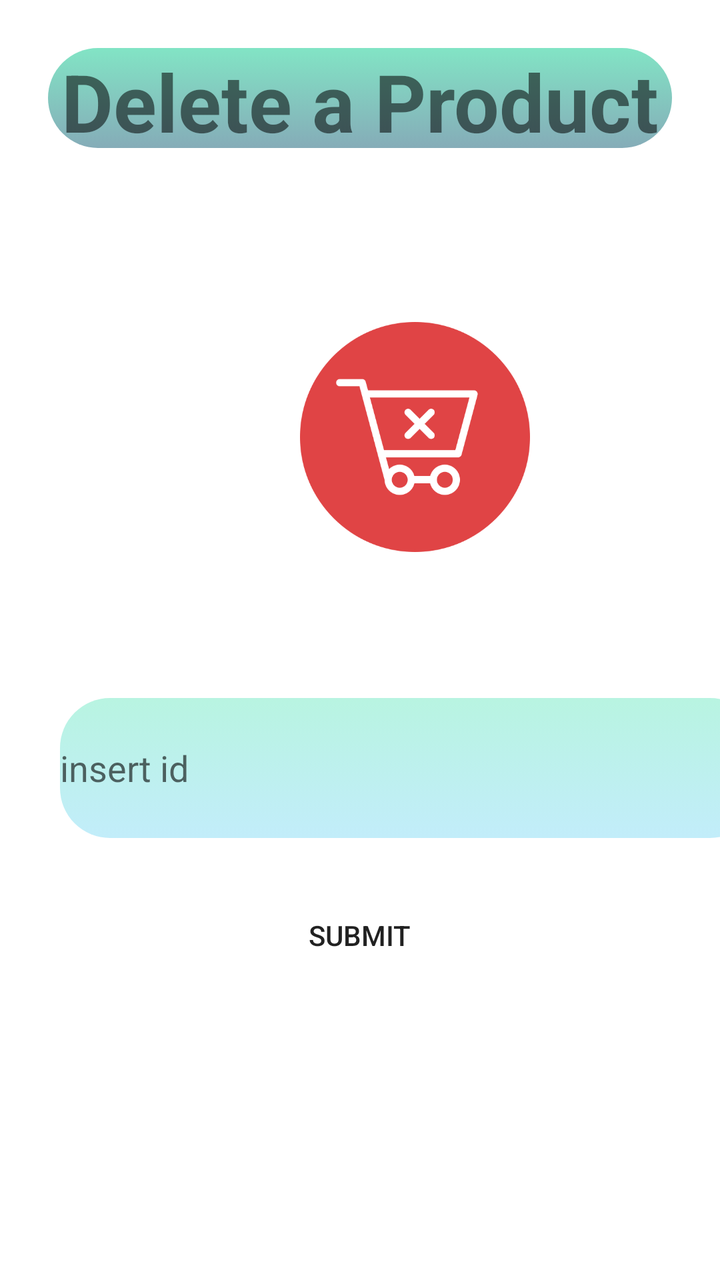
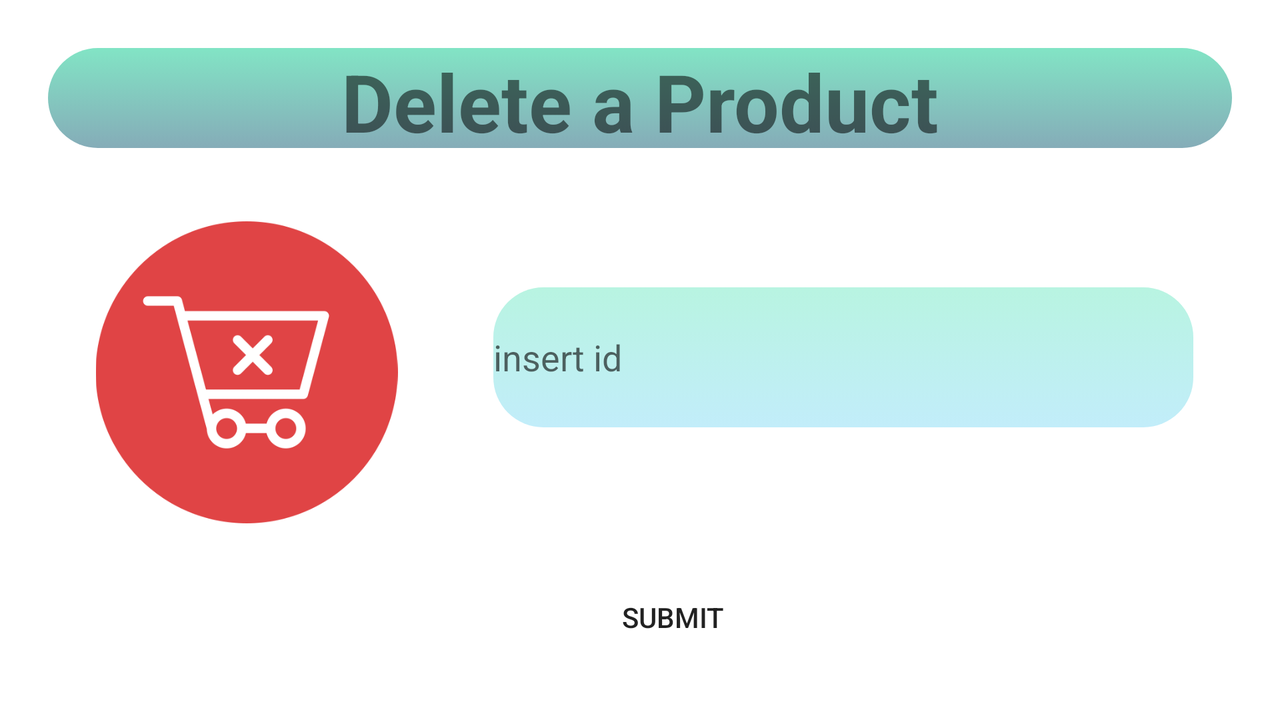

The same Android screen from two of the app's own layout files: first res/layout/ as a phone draws it, then the author's variant for another configuration, drawn on a device whose configuration selects that folder. Both files follow.
<!-- AndroidManifest.xml: application theme Theme.Eshop -->
<!-- res/layout/delete_product.xml -->
<?xml version="1.0" encoding="utf-8"?>

<LinearLayout
    xmlns:android="http://schemas.android.com/apk/res/android"
    xmlns:tools="http://schemas.android.com/tools"
    android:layout_width="match_parent"
    android:layout_height="match_parent"
    android:orientation="vertical"
    >

        <TextView
            android:id="@+id/insert_supplies_title"
            android:layout_width="match_parent"
            android:layout_height="50dp"
            android:layout_gravity="center_horizontal"
            android:layout_margin="24dp"
            android:background="@drawable/rounded_textboxes"
            android:text="Delete a Product"
            android:textAlignment="center"
            android:textSize="40dp"
            android:textStyle="bold"

            />

        <ImageView
            android:layout_width="115dp"
            android:layout_height="241dp"
            android:layout_marginLeft="150dp"
            android:src="@drawable/remove_icon"></ImageView>

        <EditText
            android:id="@+id/product_id"
            android:layout_width="350dp"
            android:layout_height="70dp"
            android:layout_marginLeft="30dp"
            android:layout_marginTop="10dp"
            android:ems="10"
            android:inputType="number"
            android:hint="insert id"
            android:background="@drawable/rounded_textboxes2"
            android:height="22dp"
            />

        <Button
            android:id="@+id/insertProductSubmitButton"
            android:layout_width="145dp"
            android:layout_height="69dp"
            android:layout_gravity="center_horizontal"
            android:layout_marginTop="14dp"
            android:background="@drawable/rounded_button"
            android:text="Submit" />

</LinearLayout>
<!-- resources referenced by this layout -->
<resources>
  <!-- drawable remove_icon: png bitmap (drawable, 19702 bytes) -->
  <!-- drawable rounded_button (drawable) -->
  <?xml version="1.0" encoding="utf-8"?>
  <selector xmlns:android="http://schemas.android.com/apk/res/android">
      <item>
          <shape android:shape="rectangle">
              <corners android:radius="40dp" />
              
          </shape>
      </item>
  
  
  </selector>
  <!-- drawable rounded_textboxes (drawable) -->
  <?xml version="1.0" encoding="utf-8"?>
  <selector xmlns:android="http://schemas.android.com/apk/res/android">
      <item>
          <shape android:shape="rectangle">
              <corners android:radius="50dp" />
              <gradient
                  android:startColor="#82E4C5"
                  android:endColor="#85ACB8"
                  android:angle="270" />
          </shape>
      </item>
  
  
  </selector>
  <!-- drawable rounded_textboxes2 (drawable) -->
  <?xml version="1.0" encoding="utf-8"?>
  <selector xmlns:android="http://schemas.android.com/apk/res/android">
      <item>
          <shape android:shape="rectangle">
              <corners android:radius="25dp" />
              <gradient
                  android:startColor="#B8F4E1"
                  android:endColor="#C2EDFA"
                  android:angle="270" />
          </shape>
      </item>
  
  
  </selector>
  <style name="Theme.Eshop" parent="Theme.MaterialComponents.DayNight.NoActionBar">
          
          <item name="colorPrimary">@color/purple_500</item>
          <item name="colorPrimaryVariant">@color/purple_700</item>
          <item name="colorOnPrimary">@color/white</item>
          
          <item name="colorSecondary">@color/teal_200</item>
          <item name="colorSecondaryVariant">@color/teal_700</item>
          <item name="colorOnSecondary">@color/black</item>
          
          <item name="android:statusBarColor">?attr/colorPrimaryVariant</item>
          
      </style>
  <color name="purple_500">#FF6200EE</color>
  <color name="purple_700">#FF3700B3</color>
  <color name="white">#FFFFFFFF</color>
  <color name="teal_200">#E0FFD8</color>
  <color name="teal_700">#FF018786</color>
  <color name="black">#FF000000</color>
</resources>
<!-- res/layout-land/delete_product.xml (the author's variant of the layout above) -->
<!-- drawn on the phone turned sideways -->
<?xml version="1.0" encoding="utf-8"?>
<androidx.constraintlayout.widget.ConstraintLayout xmlns:android="http://schemas.android.com/apk/res/android"
    xmlns:app="http://schemas.android.com/apk/res-auto"
    xmlns:tools="http://schemas.android.com/tools"
    android:layout_width="match_parent"
    android:layout_height="match_parent"
    android:orientation="vertical">

        <TextView
            android:id="@+id/insert_supplies_title"
            android:layout_width="match_parent"
            android:layout_height="50dp"
            android:layout_gravity="center_horizontal"
            android:layout_margin="24dp"
            android:layout_marginStart="24dp"
            android:layout_marginTop="31dp"
            android:background="@drawable/rounded_textboxes"
            android:text="Delete a Product"
            android:textAlignment="center"

            android:textSize="40dp"
            android:textStyle="bold"
            app:layout_constraintStart_toStartOf="parent"
            app:layout_constraintTop_toTopOf="parent" />

        <ImageView
            android:id="@+id/imageView"
            android:layout_width="160dp"
            android:layout_height="151dp"
            android:src="@drawable/remove_icon"
            app:layout_constraintBottom_toBottomOf="parent"
            app:layout_constraintEnd_toStartOf="@+id/product_id"
            app:layout_constraintHorizontal_bias="0.5"
            app:layout_constraintStart_toStartOf="parent"
            app:layout_constraintTop_toBottomOf="@+id/insert_supplies_title"
            app:layout_constraintVertical_bias="0.271"></ImageView>

        <EditText
            android:id="@+id/product_id"
            android:layout_width="350dp"
            android:layout_height="70dp"
            android:height="22dp"
            android:background="@drawable/rounded_textboxes2"
            android:ems="10"
            android:hint="insert id"
            android:inputType="number"
            app:layout_constraintBottom_toTopOf="@+id/insertProductSubmitButton"
            app:layout_constraintEnd_toEndOf="parent"
            app:layout_constraintHorizontal_bias="0.5"
            app:layout_constraintStart_toEndOf="@+id/imageView"
            app:layout_constraintTop_toBottomOf="@+id/insert_supplies_title"
            app:layout_constraintVertical_bias="0.535" />

        <Button
            android:id="@+id/insertProductSubmitButton"
            android:layout_width="145dp"
            android:layout_height="69dp"
            android:layout_gravity="center_horizontal"
            android:layout_marginStart="264dp"
            android:layout_marginBottom="17dp"
            android:background="@drawable/rounded_button"
            android:text="Submit"
            app:layout_constraintBottom_toBottomOf="parent"
            app:layout_constraintStart_toStartOf="parent" />

</androidx.constraintlayout.widget.ConstraintLayout>
